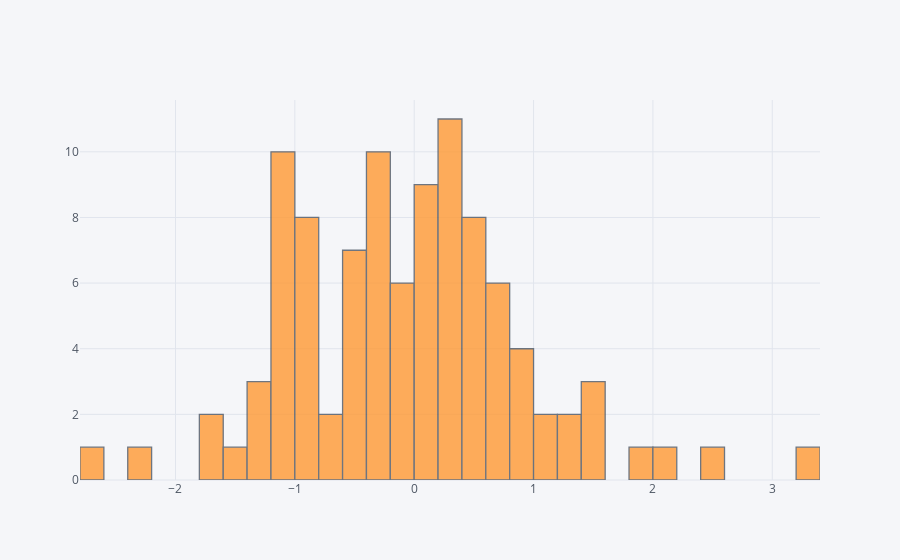

The notebook cell saved with this chart:
### Code cell
df['A'].iplot(kind='hist',bins=50)

### Figure 1 — Plotly figure (JSON) as saved in the notebook; plotly's stock layout.template omitted (floating-point values rounded to 4 significant figures)
{"data": [{"histfunc": "count", "histnorm": "", "marker": {"color": "rgba(255, 153, 51, 1.0)", "line": {"color": "#4D5663", "width": 1.3}}, "name": "A", "nbinsx": 50, "opacity": 0.8, "orientation": "v", "type": "histogram", "uid": "008c518a-9d8e-4cc2-b2c5-29fc6e24f369", "x": [-0.2718, -0.3225, -1.157, 0.6226, 1.299, 0.7365, 0.2069, 0.3614, -1.088, -1.399, 0.2773, -0.9344, 2.556, 0.292, -0.2961, 0.5471, -0.2789, -0.1871, -1.132, 0.2477, -0.8267, -0.1447, 0.7075, 0.1064, -1.447, -1.174, 0.6533, -0.2997, 0.1004, 0.3427, -0.9999, -0.7579, 0.5488, 3.349, 0.2971, 1.125, 1.351, 0.04787, 0.5196, -0.01022, -1.311, 0.9658, -0.6579, 0.2778, -1.232, -1.181, 0.09449, 0.8878, 0.3546, 0.5375, -0.3971, -0.3743, -0.5293, -0.5074, 2.016, -0.1611, -0.9033, 0.06317, -0.4152, 0.3416, 0.5739, 1.491, -1.718, 0.005266, 0.4796, -0.4145, -1.168, 0.09514, -1.043, -0.3595, -2.217, -1.019, -0.09703, 0.2131, -1.029, -0.9069, 1.552, 0.0909, -1.015, -1.61, -0.9923, 0.8171, 1.593, -0.4442, 0.1519, 0.4699, 1.93, -0.04648, 0.7908, 1.088, -0.8915, -0.4971, -0.8488, -0.2441, -0.4337, 0.8788, 0.4137, -0.3475, -2.77, 0.6502]}], "layout": {"autosize": true, "barmode": "overlay", "legend": {"bgcolor": "#F5F6F9", "font": {"color": "#4D5663"}}, "paper_bgcolor": "#F5F6F9", "plot_bgcolor": "#F5F6F9", "title": {"font": {"color": "#4D5663"}}, "xaxis": {"autorange": true, "gridcolor": "#E1E5ED", "range": [-2.8, 3.4], "showgrid": true, "tickfont": {"color": "#4D5663"}, "title": {"font": {"color": "#4D5663"}, "text": ""}, "type": "linear", "zerolinecolor": "#E1E5ED"}, "yaxis": {"autorange": true, "gridcolor": "#E1E5ED", "range": [0, 11.58], "showgrid": true, "tickfont": {"color": "#4D5663"}, "title": {"font": {"color": "#4D5663"}, "text": ""}, "zerolinecolor": "#E1E5ED"}}}
